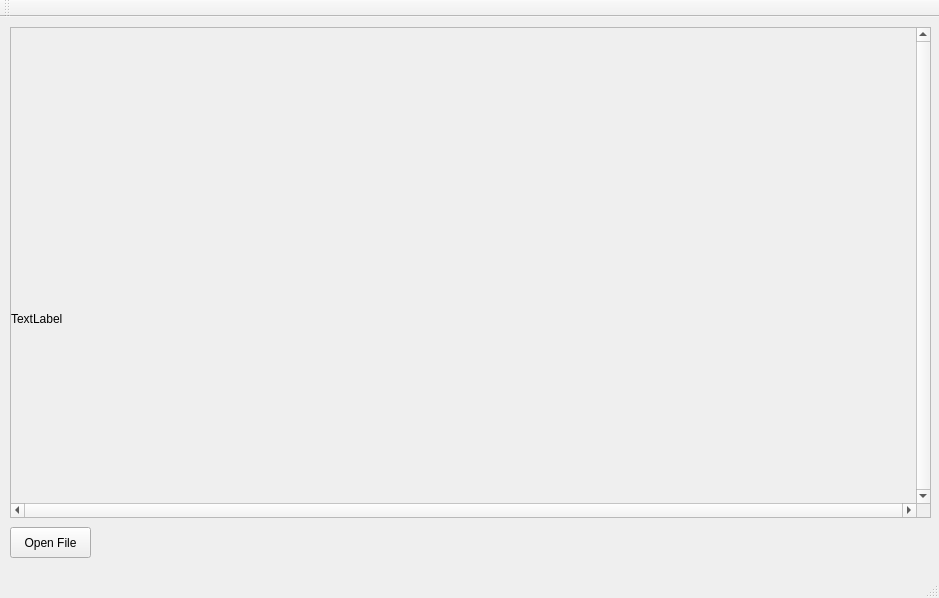
<?xml version="1.0" encoding="UTF-8"?>
<ui version="4.0">
 <class>MainWindow</class>
 <widget class="QMainWindow" name="MainWindow">
  <property name="geometry">
   <rect>
    <x>0</x>
    <y>0</y>
    <width>939</width>
    <height>598</height>
   </rect>
  </property>
  <property name="windowTitle">
   <string>MainWindow</string>
  </property>
  <widget class="QWidget" name="centralWidget">
   <widget class="QPushButton" name="openFileButton">
    <property name="geometry">
     <rect>
      <x>10</x>
      <y>510</y>
      <width>81</width>
      <height>31</height>
     </rect>
    </property>
    <property name="text">
     <string>Open File</string>
    </property>
   </widget>
   <widget class="QScrollArea" name="scrollArea">
    <property name="geometry">
     <rect>
      <x>10</x>
      <y>10</y>
      <width>921</width>
      <height>491</height>
     </rect>
    </property>
    <property name="lineWidth">
     <number>1</number>
    </property>
    <property name="verticalScrollBarPolicy">
     <enum>Qt::ScrollBarAlwaysOn</enum>
    </property>
    <property name="horizontalScrollBarPolicy">
     <enum>Qt::ScrollBarAlwaysOn</enum>
    </property>
    <property name="widgetResizable">
     <bool>false</bool>
    </property>
    <widget class="QWidget" name="scrollContents">
     <property name="geometry">
      <rect>
       <x>0</x>
       <y>0</y>
       <width>902</width>
       <height>472</height>
      </rect>
     </property>
     <widget class="QLabel" name="imgLabel">
      <property name="geometry">
       <rect>
        <x>0</x>
        <y>0</y>
        <width>1001</width>
        <height>581</height>
       </rect>
      </property>
      <property name="text">
       <string>TextLabel</string>
      </property>
     </widget>
    </widget>
   </widget>
  </widget>
  <widget class="QMenuBar" name="menuBar">
   <property name="geometry">
    <rect>
     <x>0</x>
     <y>0</y>
     <width>939</width>
     <height>21</height>
    </rect>
   </property>
  </widget>
  <widget class="QToolBar" name="mainToolBar">
   <attribute name="toolBarArea">
    <enum>TopToolBarArea</enum>
   </attribute>
   <attribute name="toolBarBreak">
    <bool>false</bool>
   </attribute>
  </widget>
  <widget class="QStatusBar" name="statusBar"/>
 </widget>
 <layoutdefault spacing="6" margin="11"/>
 <resources/>
 <connections/>
</ui>
